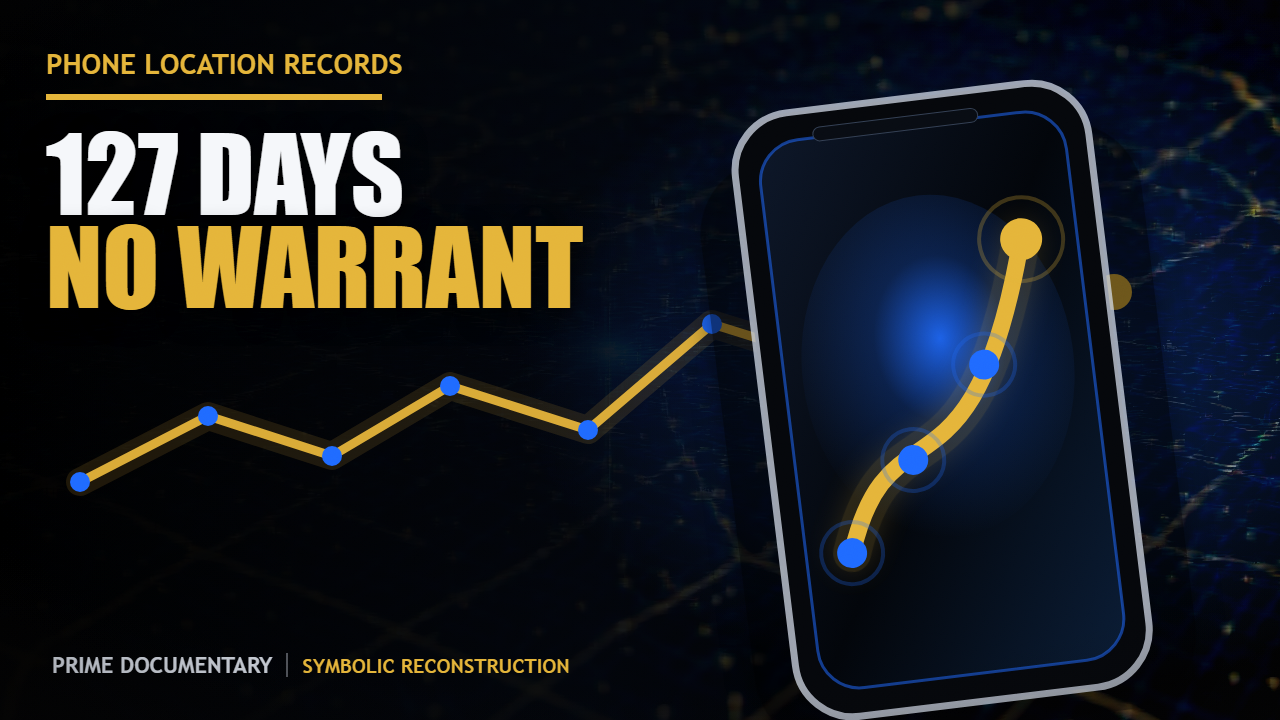
#> input picture episodes/PD-2026-008-carpenter/09_package/thumbnail.selected.v002.png, 1280 x 720 px, given in place of S40.png, which was not available
$ python build_young_thumbnails.py
#> lines starting #> are read from the running program, lines starting #| are printed output that depends on the picture; after the words box and inside, x2 and y2 are one past the last pixel; in counts of white or black regions, pixels touching at a corner belong together; pictures that were not available may be replaced by others from this repository, and a replacement may not be noted
#!/usr/bin/env python3
r"""EP42 Young CTR thumbnails -- REAL-STILL background build (1920x1080).

Models exactly on the proven CTR recipe (scripts/build_thompson_thumbnails.py +
build_frazier_thumbnails_v003.py + build_lech_thumbnails_v002.py): warrant-blue accent
sidebar, blue kicker tag, XL Arial-Black headline in a thick black stroke over a
bottom-left dark scrim, on top of a REAL photoreal episode still (no cheap CG). The
winning 1280x720 layout is scaled 1.0 -> 1.5 to render natively at 1920x1080.

EP42 palette (task spec): warrant-blue accent #3B7DD8 on dark INK #0A0A0C, UPPERCASE
headline words, 320px-legible.

Backgrounds (episode's own photoreal stills, H:/pd-media/assets/ai/young):
  option 1 (SELECTED) S40 -- a brick building front door with iron railing: the raided
                             address.  "THE WRONG HOUSE"
  option 2            S03 -- a single pair of handcuffs on a bare wooden floor, lit:
                             the wrongful detention.  "$2.9M -- NO FAULT"
  option 3            S24 -- a single sheet of paper with heavy black redaction bars:
                             the law/record.  "RIGHT. AND POWERLESS"

clamp_highlights caps every pixel at 188 luma so the ONLY >200 cores are the white
headline text -> the thick black stroke gives the dark outline ring the CTR check wants.
The dark scrim sits on the TEXT side only; the subject stays lifted/bright.

R2: a door / handcuffs / a redacted sheet of paper are symbolic. NO real face, NO
identifiable real person, NO portrait of Anjanette Young.
Star-6 safe: NO "no-knock", "unconstitutional", "she won", or any liability-finding
wording appears on the thumbnail. A settlement is not a court ruling.

    py -3.11 scripts/build_young_thumbnails.py
"""
from __future__ import annotations

import hashlib
import json
import sys
from pathlib import Path

from PIL import Image, ImageDraw, ImageEnhance, ImageFilter, ImageFont, ImageOps, ImageStat

ROOT = Path(__file__).resolve().parents[1]
OUT = ROOT / "episodes" / "PD-2026-042-young" / "09_package"
# real photoreal stills live on the media SSD
IMG = Path("H:/pd-media/assets/ai/young")
W, H = 1920, 1080
S = 1.5  # scale factor from the proven 1280x720 layout

FONT_BLACK = "C:/Windows/Fonts/ariblk.ttf"
FONT_BOLD = "C:/Windows/Fonts/arialbd.ttf"

BLUE = (59, 125, 216)       # warrant-blue #3B7DD8
BLUE_DEEP = (30, 78, 140)   # darker warrant-blue for the kicker tag
WHITE = (247, 249, 252)
INK = (10, 10, 12)          # #0A0A0C
CLAMP_LUMA = 188.0
MAX_SELECTED_BYTES = 2 * 1024 * 1024  # YouTube thumbnail hard cap


def font(path, size):
    return ImageFont.truetype(path, int(size))


def photo_bg(name, brightness=1.0, contrast=1.0, centering=(0.5, 0.42)):
    im = Image.open(IMG / name).convert("RGB")
    im = ImageOps.fit(im, (W, H), method=Image.LANCZOS, centering=centering)
    if brightness != 1.0:
        im = ImageEnhance.Brightness(im).enhance(brightness)
    if contrast != 1.0:
        im = ImageEnhance.Contrast(im).enhance(contrast)
    return im


def clamp_highlights(img):
    px = img.load()
    for y in range(H):
        for x in range(W):
            r, g, b = px[x, y]
            L = 0.299 * r + 0.587 * g + 0.114 * b
            if L > CLAMP_LUMA:
                s = CLAMP_LUMA / L
                px[x, y] = (int(r * s), int(g * s), int(b * s))
    return img


def dark_scrim(img, box, dark=INK, strength=205, blur=90):
    s = Image.new("L", (W, H), 0)
    ImageDraw.Draw(s).rectangle(box, fill=strength)
    return Image.composite(Image.new("RGB", (W, H), dark), img, s.filter(ImageFilter.GaussianBlur(blur)))


def headline(img, line1, line2, kicker, accent2=BLUE):
    img = dark_scrim(img, [0, H - int(388 * S), int(W * 0.74), H])
    d = ImageDraw.Draw(img)
    MX = int(68 * S)
    max_w = int(W * 0.66)
    lines = [(line1, WHITE)] + ([(line2, accent2)] if line2 else [])
    kf = font(FONT_BOLD, 34 * S)
    size = int(150 * S)
    while size > int(84 * S):
        f = font(FONT_BLACK, size)
        asc, desc = f.getmetrics()
        adv = int((asc + desc) * 0.80)
        widest = max(d.textlength(t, font=f) for t, _ in lines)
        block_h = int(58 * S) + int(16 * S) + len(lines) * adv + int(26 * S)
        if widest <= max_w and block_h <= int(372 * S):
            break
        size -= int(4 * S)
    f = font(FONT_BLACK, size)
    asc, desc = f.getmetrics()
    adv = int((asc + desc) * 0.80)
    block_h = int(58 * S) + int(16 * S) + len(lines) * adv + int(26 * S)
    top = H - int(30 * S) - block_h
    d.rectangle([int(18 * S), top, int(40 * S), min(H - int(30 * S), top + block_h)], fill=BLUE)
    kw = d.textlength(kicker, font=kf)
    d.rectangle([MX, top, MX + kw + int(40 * S), top + int(58 * S)], fill=BLUE_DEEP)
    d.text((MX + int(20 * S), top + int(10 * S)), kicker, font=kf, fill=WHITE)
    y = top + int(74 * S)
    for text, color in lines:
        d.text((MX, y), text, font=f, fill=color, stroke_width=int(22 * S), stroke_fill=(0, 0, 0))
        y += adv
    d.rectangle([MX, y + int(4 * S), MX + int(360 * S), y + int(20 * S)], fill=BLUE)
    return img


# [4 lines left out: function score, not called in this run]


def sha256(path):
    return hashlib.sha256(path.read_bytes()).hexdigest()


def build(photo, brightness, contrast, line1, line2, kicker, out, accent2=BLUE, centering=(0.5, 0.42)):
    img = photo_bg(photo, brightness, contrast, centering)
    img = clamp_highlights(img)
    img = headline(img, line1, line2, kicker, accent2)
    logo = ROOT / "remotion" / "public" / "pd_logo.png"
    if logo.exists():
        lg = Image.open(logo).convert("RGBA")
        lw = int(118 * S)
        lg = lg.resize((lw, int(lg.height * lw / lg.width)))
        img.paste(lg, (W - lw - int(38 * S), H - lg.height - int(30 * S)), lg)
    img.save(out)
    return out


def save_selected_under_cap(src_png: Path, dst_png: Path):
    """Copy the chosen variant to the 'selected' name, guaranteed < 2 MB PNG for YouTube."""
    base = Image.open(src_png).convert("RGB")
    for long_edge in (1280, 1160, 1040, 960, 854, 768):
        w = long_edge
        h = int(base.height * w / base.width)
        im = base.resize((w, h), Image.LANCZOS)
        im.save(dst_png, format="PNG", optimize=True)
        if dst_png.stat().st_size <= MAX_SELECTED_BYTES:
            return long_edge, dst_png.stat().st_size
    return long_edge, dst_png.stat().st_size


def main():
    try:
        sys.stdout.reconfigure(encoding="utf-8")
    except Exception:
        pass
    OUT.mkdir(parents=True, exist_ok=True)
    specs = [
        # photo, brightness, contrast, line1, line2, kicker, accent2, centering
        ("S40.png", 1.18, 1.08, "THE WRONG", "HOUSE", "CHICAGO · FEB 2019", BLUE, (0.5, 0.42)),
        ("S03.png", 1.22, 1.10, "$2.9M", "NO FAULT", "CITY SETTLEMENT · 48–0", BLUE, (0.5, 0.50)),
        ("S24.png", 1.26, 1.10, "RIGHT.", "AND POWERLESS", "WHAT THE LAW OWED HER", BLUE, (0.52, 0.46)),
    ]
    paths = []
    for i, (ph, b, c, l1, l2, kick, acc, cen) in enumerate(specs, 1):
        p = OUT / f"thumbnail.v001-{i:02d}.png"
        build(ph, b, c, l1, l2, kick, p, acc, cen)
#> in photo_bg, im is the input picture: PIL image 1280x720 RGB; mean R, G, B 25.1, 27.9, 31.7
#> in photo_bg, `im = ImageOps.fit(im, (W, H), method=Image.LANCZOS, centering=centering)`:
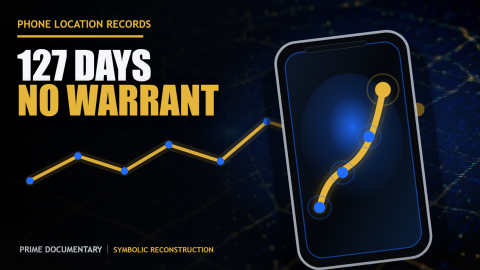
#> im: PIL image 1920x1080 RGB (shown at 1/4 size); mean R, G, B 25.2, 27.9, 31.8
#> in photo_bg, `im = ImageEnhance.Brightness(im).enhance(brightness)`:
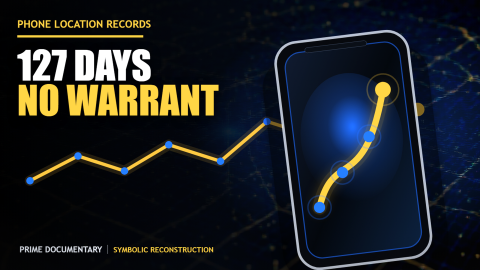
#> im: PIL image 1920x1080 RGB (shown at 1/4 size); mean R, G, B 28, 31.8, 36.1
#> in build, `img = clamp_highlights(img)`:
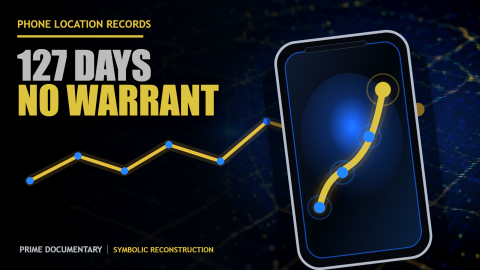
#> img: PIL image 1920x1080 RGB (shown at 1/4 size); mean R, G, B 23.4, 28.1, 33.6
#> in dark_scrim, `ImageDraw.Draw(s).rectangle(box, fill=strength)`:
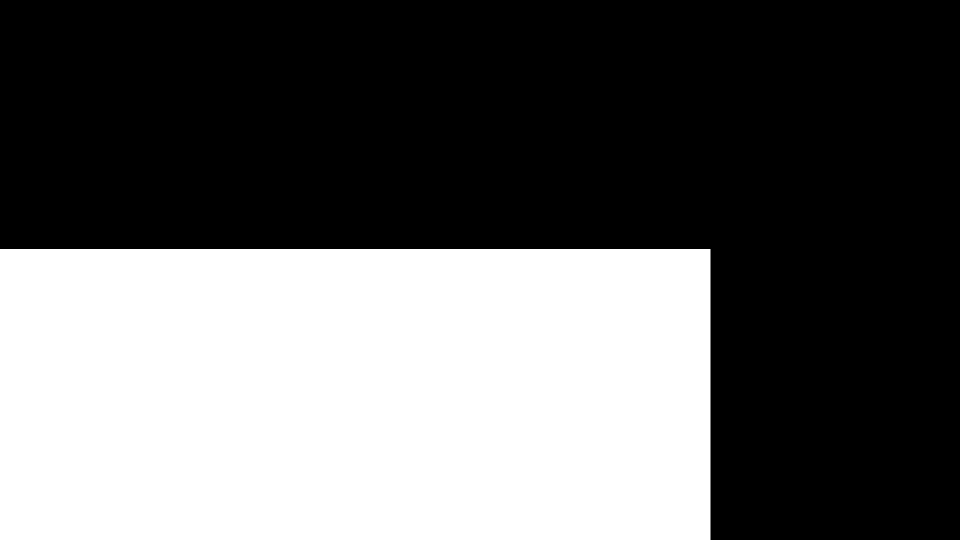
#> s: PIL image 1920x1080 L (shown at 1/2 size); values 0 (black) and 205 (white), 39.9% white; 1 white region, box (x1, y1, x2, y2) and area: (0, 498, 1421, 1080) 827022
#> in dark_scrim, `return Image.composite(Image.new("RGB", (W, H), dark), img, s.filter(I..`:
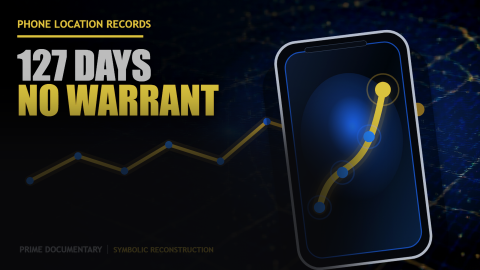
#> returned value: PIL image 1920x1080 RGB (shown at 1/4 size); mean R, G, B 21.6, 25.3, 30.1
#> the loop in headline, `while size > int(84 * S):` made 6 passes
#> widest on passes 1 to 6: 1418.9, 1381.1, 1343.2, 1305.4, 1267.5, 1229.7
#> after the loop in headline, `while size > int(84 * S):`: size = 195
#> in headline, `asc, desc = f.getmetrics()`: asc = 181; desc = 46
#> in headline, `adv = int((asc + desc) * 0.80)`: adv = 181
#> in headline, `block_h = int(58 * S) + int(16 * S) + len(lines) * adv + int(26 * S)`: block_h = 512
#> in headline, `top = H - int(30 * S) - block_h`: top = 523
#> in headline, `kw = d.textlength(kicker, font=kf)`: kw = 529.5
#> in headline, `y = top + int(74 * S)`: y = 634
#> the loop in headline, `for text, color in lines:` made 2 passes
#> y on passes 1 to 2: 815, 996
#> after the loop in headline, `for text, color in lines:`: y = 996
#> in build, `img = headline(img, line1, line2, kicker, accent2)`:
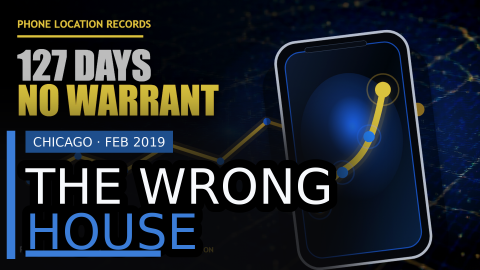
#> img: PIL image 1920x1080 RGB (shown at 1/4 size); mean R, G, B 29.2, 35.9, 44.5
        paths.append(p)
        print(f"  option {i}: {p.name}  bg={ph}  ({l1} {l2} / {kick})")
#> pass 2 of the loop in main, `for i, (ph, b, c, l1, l2, kick, acc, cen) in enumerate(specs, 1):`:
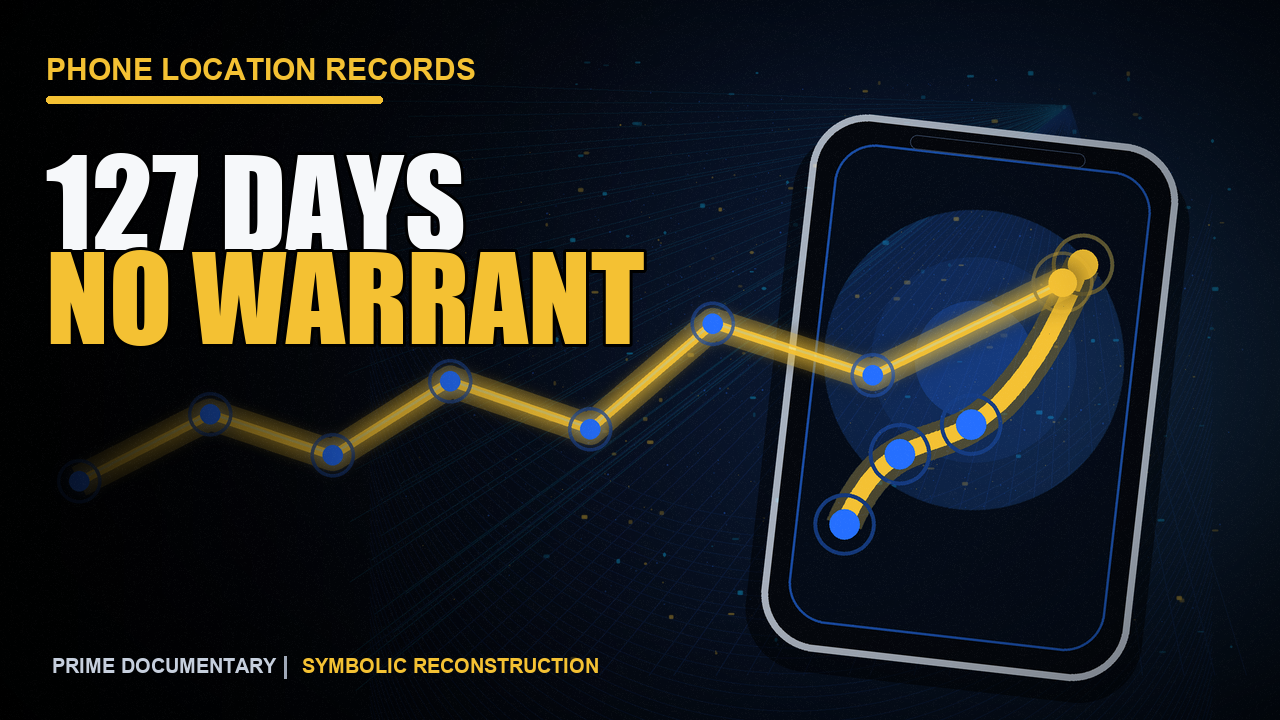
#> input picture episodes/PD-2026-008-carpenter/09_package/thumbnail.selected.v004.png, 1280 x 720 px, given in place of S03.png, which was not available
#> in photo_bg, im is the input picture: PIL image 1280x720 RGB; mean R, G, B 32.3, 35.1, 35.6
#> in dark_scrim (call 2), `return Image.composite(Image.new("RGB", (W, H), dark), img, s.filter(I..`:
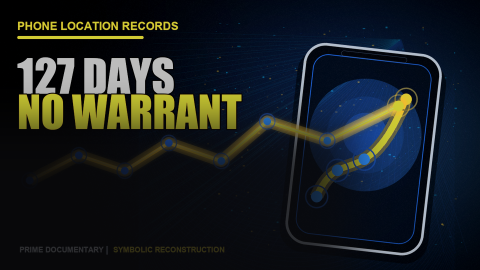
#> returned value: PIL image 1920x1080 RGB (shown at 1/4 size); mean R, G, B 24.5, 30, 32.5
#> the loop in headline (call 2), `while size > int(84 * S):` made 2 passes
#> (asc, desc, adv, widest, block_h) on passes 1 to 2: (209, 54, 210, 1076.1, 570), (204, 52, 204, 1047.4, 558)
#> the loop in headline (call 2), `for text, color in lines:` made 2 passes
#> y on passes 1 to 2: 792, 996
#> in build (call 2), `img = headline(img, line1, line2, kicker, accent2)`:
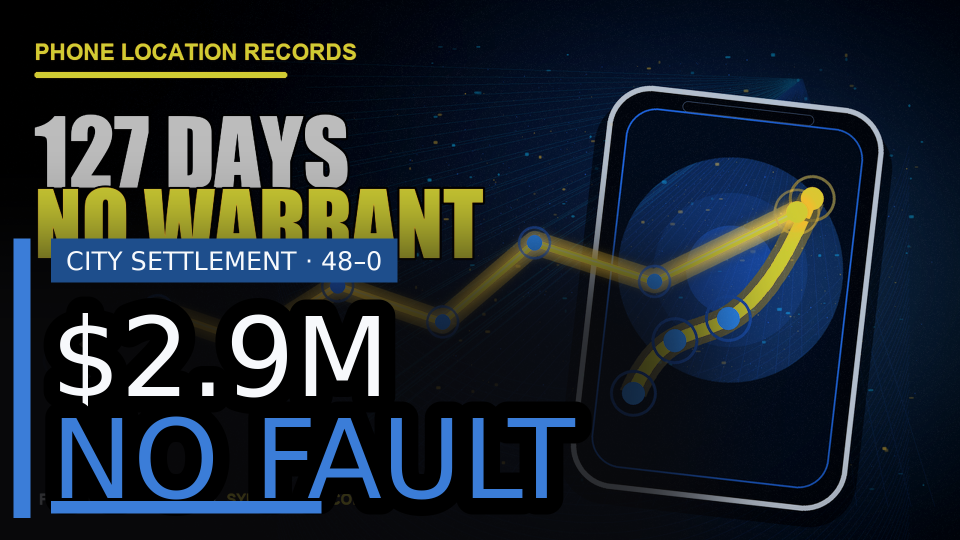
#> img: PIL image 1920x1080 RGB (shown at 1/2 size); mean R, G, B 29.2, 38.6, 46.8

    # SELECTED = option 1 (brick front door / THE WRONG HOUSE): the clearest, most
    # legible instant-read hook that matches the title and carries zero liability wording.
    selected_idx = 0
    selected = OUT / "thumbnail.selected.v001.png"
    long_edge, nbytes = save_selected_under_cap(paths[selected_idx], selected)
#> the loop in save_selected_under_cap, `for long_edge in (1280, 1160, 1040, 960, 854, 768):` made 1 pass
#> pass 1, in save_selected_under_cap, `im = base.resize((w, h), Image.LANCZOS)`:
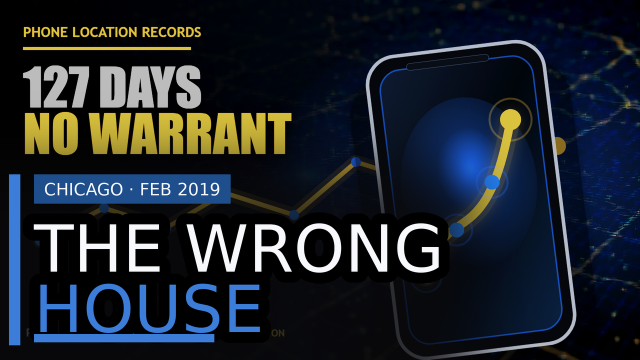
#> im: PIL image 1280x720 RGB (shown at 1/2 size); mean R, G, B 29.2, 35.9, 44.5
    report = {
        "episode_id": "PD-2026-042-young",
        "render_size": f"{W}x{H}",
        "accent": "warrant-blue #3B7DD8 on ink #0A0A0C",
        "selected": selected.name,
        "selected_source_variant": paths[selected_idx].name,
        "selected_bg": specs[selected_idx][0],
        "selected_long_edge": long_edge,
        "selected_bytes": nbytes,
        "selected_sha256": "sha256:" + sha256(selected),
        "r2_no_real_face": True,
        "star6_no_liability_wording": True,
        "visibility": [score(p) for p in [*paths, selected]],
    }
    (OUT / "thumbnail_visibility.stub.v001.json").write_text(
        json.dumps(report, ensure_ascii=False, indent=2), encoding="utf-8")
    print(f"selected -> {selected.name}  ({long_edge}px long edge, {nbytes/1024:.0f} KB, < 2 MB cap)")
    print(json.dumps(report["visibility"], ensure_ascii=False))


if __name__ == "__main__":
#> (the run stopped early here; a loop or call above may not have finished)
